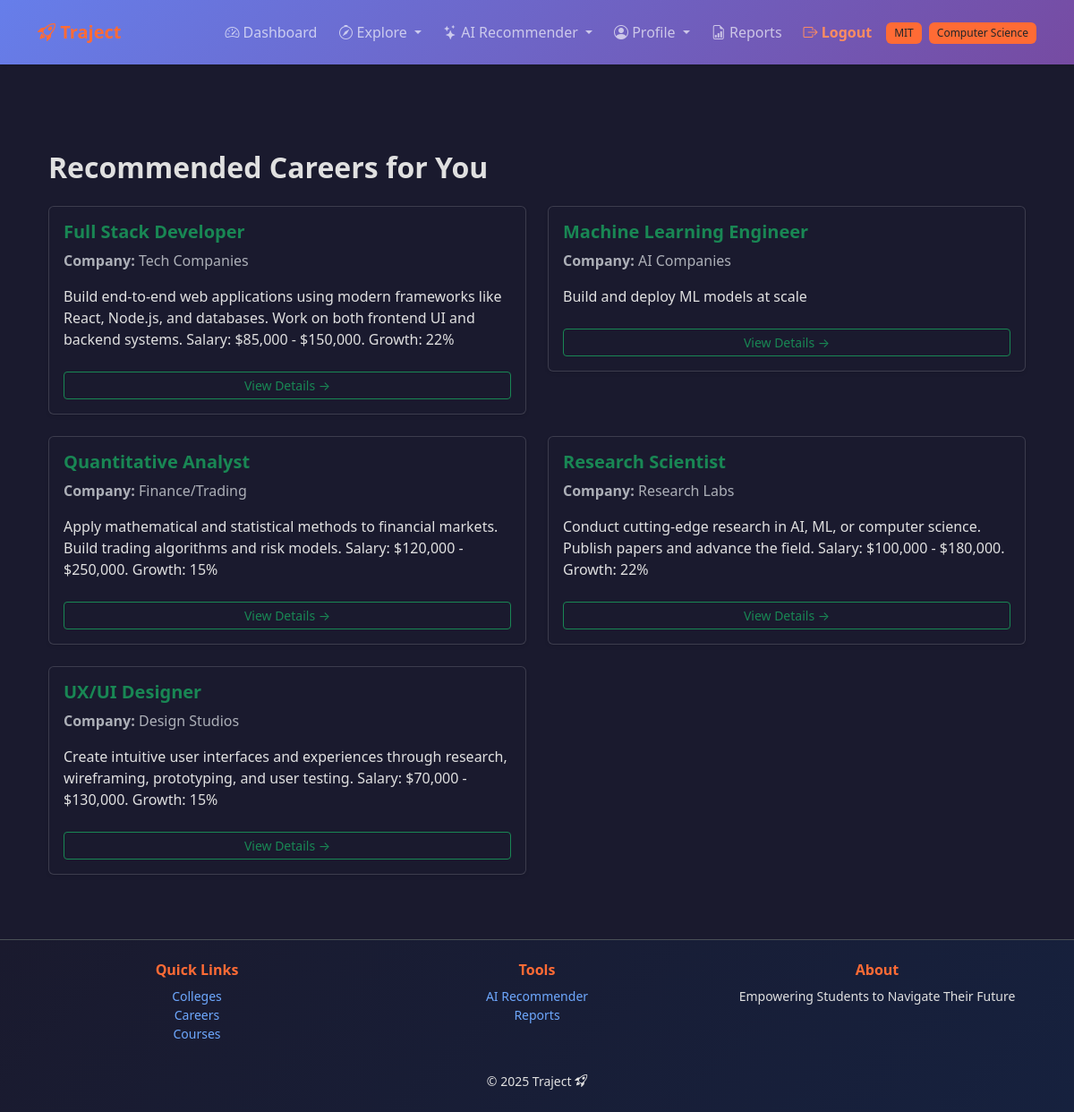
/careers/recommended/ (signed in), run on the app's committed database.
### accounts/models.py (models this page shows, shortened)
class UserProfile(models.Model):
    ACADEMIC_YEARS = [
        ('FR', 'Freshman'),
        ('SO', 'Sophomore'),
        ('JR', 'Junior'),
        ('SR', 'Senior'),
        ('GR', 'Graduate'),
    ]
    user = models.OneToOneField(
        User, on_delete=models.CASCADE, related_name='profile'
    )
    college = models.ForeignKey(
        "colleges.College",
        on_delete=models.SET_NULL,
        null=True, blank=True,
        related_name='students'
    )
    major = models.ForeignKey(
        "colleges.Major",
        on_delete=models.SET_NULL,
        null=True, blank=True,
        related_name='major_students'
    )
    minors = models.ManyToManyField(
        "colleges.Major",
        blank=True,
        related_name='minor_students',
        help_text="Optional secondary areas of study."
    )
    gpa = models.DecimalField(
        max_digits=4,
        decimal_places=2,
        validators=[MinValueValidator(0.0), MaxValueValidator(4.0)],
        null=True, blank=True,
        help_text="GPA on a 4.0 scale."
    )
    academic_year = models.CharField(
        max_length=2,
        choices=ACADEMIC_YEARS,
        default='FR'
    )
    personal_interests = models.TextField(blank=True)
    career_goals = models.TextField(blank=True)
    clubs_interest = models.TextField(blank=True)
    clubs_user_is_a_part_of = models.TextField(blank=True)
    skills = models.TextField(blank=True)
    work_experience = models.TextField(blank=True)
    preferred_industries = models.TextField(blank=True)
    preferred_locations = models.TextField(blank=True)
    preferred_positions = models.TextField(blank=True)
    preferred_company = models.TextField(blank=True)
    created_at = models.DateTimeField(auto_now_add=True)
    class Meta:
        ordering = ['user__username']
        verbose_name = "User Profile"
        verbose_name_plural = "User Profiles"
    def get_skills_list(self):
        if not self.skills:
            return []
        return [s.strip() for s in self.skills.split(',') if s.strip()]
    def get_interests_list(self):
        if not self.personal_interests:
            return []
        return [i.strip() for i in self.personal_interests.split(',') if i.strip()]

### colleges/models.py (models this page shows, shortened)
class College(models.Model):
    college_name = models.CharField(max_length=300)  # Full college name
    city = models.CharField(max_length=100)
    state = models.CharField(max_length=100)
    abbreviation = models.CharField(max_length=50, unique=True)  # e.g. UIUC
    logo_url = models.URLField(blank=True, null=True)
    class Meta:
        ordering = ["college_name"]

class Major(models.Model):
    college = models.ForeignKey(
        College, on_delete=models.CASCADE, related_name="majors"
    )
    name = models.CharField(max_length=120)
    code = models.CharField(max_length=20, blank=True)  # e.g., CS, ECE, etc.
    class Meta:
        unique_together = ("college", "name")  # Prevent duplicates within same college
        ordering = ["college__abbreviation", "name"]

### careers/models.py (models this page shows, shortened)
class Career(models.Model):
    title = models.CharField(max_length=150)
    company = models.CharField(max_length=100, blank=True, null=True)
    industries = models.JSONField(default=list, blank=True)
    skills = models.JSONField(default=list, blank=True)
    description = models.TextField(blank=True)
    created_at = models.DateTimeField(auto_now_add=True)
    class Meta:
        ordering = ["title"]
        verbose_name = "Career"
        verbose_name_plural = "Careers"

### careers/views.py (the view)
# urls.py: path("recommended/", views.recommended_careers_view, name="recommended"),
@login_required
def recommended_careers_view(request):
    user_profile = getattr(request.user, "profile", None)
    recommended = Career.objects.none()
    if user_profile:
        skills_list = user_profile.get_skills_list()
        interests_list = user_profile.get_interests_list()
        keywords = set(skills_list) | set(interests_list)
        if keywords:
            from django.db.models import Q
            query = Q()
            for keyword in keywords:
                query |= Q(description__icontains=keyword) | Q(title__icontains=keyword)
            recommended = Career.objects.filter(query).distinct()[:10]
    return render(request, "careers/recommended_careers.html", {"recommended": recommended})

### templates/careers/recommended_careers.html (shortened to what this page needs)
{% extends "accounts/base.html" %}
{% block content %}
<div class="container mt-5">
 <h2 class="fw-bold mb-4">Recommended Careers for You</h2>
 {% if recommended %}
 <div class="row">
 {% for career in recommended %}
 <div class="col-md-6 mb-4">
 <div class="card p-3 hover-card shadow-sm">
 <h5 class="fw-bold text-success">{{ career.title }}</h5>
 <p class="text-muted"><strong>Company:</strong> {{ career.company }}</p>
 <p>{{ career.description|truncatewords:30 }}</p>
 <a href="{% url 'careers:career_detail' career.id %}" class="btn btn-outline-success btn-sm mt-2">View Details →</a>
 </div>
 </div>
 {% endfor %}
 </div>
 {% else %}
 <p class="text-muted">No personalized recommendations found yet. Add more skills or interests in your profile!</p>
 {% endif %}
</div>
{% endblock %}

### templates/accounts/base.html (shortened to what this page needs)
{% load static %}
<!DOCTYPE html>
<html lang="en" data-bs-theme="dark">
 <head>
 <link
 href="https://cdn.jsdelivr.net/npm/bootstrap@5.3.3/dist/css/bootstrap.min.css"
 rel="stylesheet"
 >
 <link
 rel="stylesheet"
 href="https://cdn.jsdelivr.net/npm/bootstrap-icons@1.11.3/font/bootstrap-icons.min.css"
 >
 <link rel="stylesheet" href="{% static 'css/traject.css' %}">
 </head>
 <body class="traject-bg d-flex flex-column min-vh-100">
 <nav class="navbar navbar-expand-lg traject-navbar py-3">
 <div class="container">
 <a class="navbar-brand fw-bold text-accent" href="/">
 <i class="bi bi-rocket-takeoff"></i> Traject
 </a>
 <div class="collapse navbar-collapse" id="navbarNav">
 <ul class="navbar-nav ms-auto align-items-center gap-2">
 {% if user.is_authenticated %}
 <li class="nav-item">
 <a class="nav-link" href="{% url 'accounts:dashboard' %}">
 <i class="bi bi-speedometer2"></i> Dashboard
 </a>
 </li>
 <li class="nav-item dropdown">
 <a class="nav-link dropdown-toggle" href="#" role="button" data-bs-toggle="dropdown">
 <i class="bi bi-compass"></i> Explore
 </a>
 </li>
 <li class="nav-item dropdown">
 <a class="nav-link dropdown-toggle" href="#" role="button" data-bs-toggle="dropdown">
 <i class="bi bi-stars"></i> AI Recommender
 </a>
 </li>
 <li class="nav-item dropdown">
 <a class="nav-link dropdown-toggle" href="#" role="button" data-bs-toggle="dropdown">
 <i class="bi bi-person-circle"></i> Profile
 </a>
 </li>
 <li class="nav-item">
 <a class="nav-link" href="{% url 'accounts:reports' %}">
 <i class="bi bi-file-earmark-bar-graph"></i> Reports
 </a>
 </li>
 <li class="nav-item">
 <a class="nav-link fw-semibold text-accent-dark" href="{% url 'accounts:logout' %}">
 <i class="bi bi-box-arrow-right"></i> Logout
 </a>
 </li>
 {% if user.profile.college %}
 <li class="nav-item">
 <span class="badge bg-accent text-dark" data-bs-toggle="tooltip" title="Your College">
 {{ user.profile.college.abbreviation }}
 </span>
 </li>
 {% endif %}
 {% if user.profile.major %}
 <li class="nav-item">
 <span class="badge bg-accent text-dark" data-bs-toggle="tooltip" title="Your Major">
 {{ user.profile.major.name }}
 </span>
 </li>
 {% endif %}
 {% else %}
 <li class="nav-item"><a class="nav-link" href="{% url 'accounts:login' %}">Login</a></li>
 <li class="nav-item">
 <a class="btn btn-accent btn-sm" href="{% url 'accounts:signup' %}">Sign Up</a>
 </li>
 {% endif %}
 </ul>
 </div>
 </div>
 </nav>
 <main class="flex-grow-1 py-5">
 <div class="container">
 {% block content %}{% endblock %}
 </div>
 </main>
 <footer class="footer text-center py-4 border-top">
 <div class="container">
 <div class="row mb-3">
 <div class="col-md-4 mb-3 mb-md-0">
 <h6 class="text-accent fw-bold">Quick Links</h6>
 <ul class="list-unstyled small">
 <li><a href="{% url 'colleges:list' %}" class="text-decoration-none">Colleges</a></li>
 <li><a href="{% url 'careers:list' %}" class="text-decoration-none">Careers</a></li>
 <li><a href="{% url 'catalog:courses' %}" class="text-decoration-none">Courses</a></li>
 </ul>
 </div>
 <div class="col-md-4 mb-3 mb-md-0">
 <h6 class="text-accent fw-bold">Tools</h6>
 <ul class="list-unstyled small">
 {% if user.is_authenticated %}
 <li><a href="{% url 'recommender:dashboard' %}" class="text-decoration-none">AI Recommender</a></li>
 <li><a href="{% url 'accounts:reports' %}" class="text-decoration-none">Reports</a></li>
 {% else %}
 <li><a href="{% url 'accounts:login' %}" class="text-decoration-none">Login</a></li>
 <li><a href="{% url 'accounts:signup' %}" class="text-decoration-none">Sign Up</a></li>
 {% endif %}
 </ul>
 </div>
 <div class="col-md-4">
 <h6 class="text-accent fw-bold">About</h6>
 <p class="small mb-0">Empowering Students to Navigate Their Future</p>
 </div>
 </div>
 <p class="mb-0 small">&copy; {% now "Y" %} Traject <i class="bi bi-rocket-takeoff"></i></p>
 </div>
 </footer>
 </body>
</html>

### static/css/traject.css (style rules this page uses)
:root { --traject-primary: #667eea; --traject-secondary: #764ba2; --traject-accent: #FF6B35; --traject-dark: #1a1a2e; --traject-light: #f8f9fa; }
[data-bs-theme="dark"] { --bs-body-bg: #1a1a2e; --bs-body-color: #e0e0e0; }
.traject-bg { background-color: var(--traject-dark); }
.traject-navbar { background: linear-gradient(135deg, var(--traject-primary) 0%, var(--traject-secondary) 100%); box-shadow: 0 2px 4px rgba(0,0,0,.1); }
.text-accent { color: var(--traject-accent) !important; }
.text-accent-dark { color: #ff8c61 !important; }
.bg-accent { background-color: var(--traject-accent) !important; }
.card { transition: transform 0.3s ease, box-shadow 0.3s ease; }
.badge { padding: 0.5em 0.75em; font-weight: 500; }
.footer { background: linear-gradient(135deg, #1a1a2e 0%, #16213e 100%); border-top: 2px solid var(--traject-primary); }
html { scroll-behavior: smooth; }
.btn { transition: all 0.3s ease; }

### data on the page
Career: title "Full Stack Developer", company "Tech Companies", description "Build end-to-end web applications using modern frameworks like React, Node.js, and databases. Work on both frontend UI and backend systems. Salary: $85,000 - $150,000. Growth: 22%"
Career: title "Machine Learning Engineer", company "AI Companies", description "Build and deploy ML models at scale"
Career: title "Quantitative Analyst", company "Finance/Trading", description "Apply mathematical and statistical methods to financial markets. Build trading algorithms and risk models. Salary: $120,000 - $250,000. Growth: 15%"
Career: title "Research Scientist", company "Research Labs", description "Conduct cutting-edge research in AI, ML, or computer science. Publish papers and advance the field. Salary: $100,000 - $180,000. Growth: 22%"
Career: title "UX/UI Designer", company "Design Studios", description "Create intuitive user interfaces and experiences through research, wireframing, prototyping, and user testing. Salary: $70,000 - $130,000. Growth: 15%"

### other printed values
{{ user.profile.college.abbreviation }} "MIT"
{{ user.profile.major.name }} "Computer Science"
